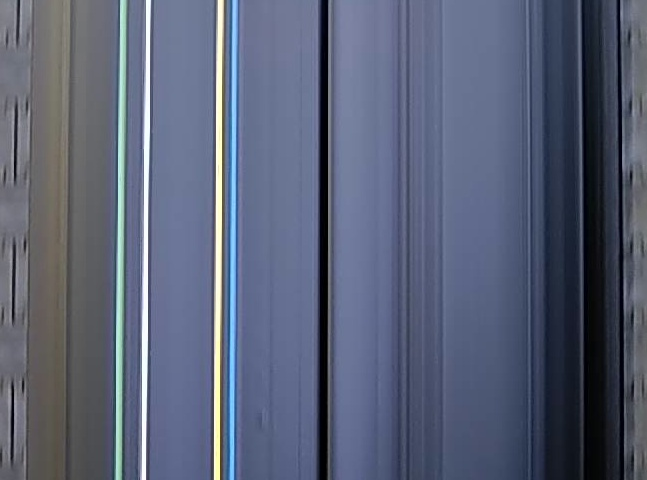
#> input picture reference.jpg, 647 x 480 px
$ python verify_quality.py
#> lines starting #> are read from the running program, lines starting #| are printed output that depends on the picture; after the words box and inside, x2 and y2 are one past the last pixel; in counts of white or black regions, pixels touching at a corner belong together
import cv2
import numpy as np
import os
import time
from dataclasses import dataclass
from typing import List, Dict, Tuple, Optional
from enum import Enum

MM_TO_PX = 3.2

# =========================================================
# ENUMS & DATA STRUCTURES
# =========================================================

class DefectType(Enum):
    COLOR_MISSING = "culoare_lipsa"
    LINE_SHIFTED = "linie_deplasata"
    WIDTH_WRONG = "latime_gresita"
    LINE_DEVIATED = "linie_deviata"
    LINE_BROKEN = "linie_intrerupta"


@dataclass
class Pattern:
    name: str
    colors: List[str]
    color_ranges: Dict[str, List[Tuple[List[int], List[int]]]]

    expected_widths: List[int]

    expected_positions_mm: Dict[str, float]
    expected_positions_px: Dict[str, int]

    tolerance_width: float = 0.5
    tolerance_position_mm: float = 6.0   # ±6 mm
    tolerance_straightness_mm: float = 2.0
    min_line_continuity: float = 0.85


@dataclass
class DefectReport:
    defect_type: DefectType
    severity: float
    position: Tuple[int, int]
    description: str
    confidence: float


@dataclass
class QualityResult:
    is_valid: bool
    defects: List[DefectReport]
    detected_lines: Dict[str, Dict]
    processing_time: float


# =========================================================
# MAIN CLASS
# =========================================================

class AdvancedTireQualityChecker:

    def __init__(self):
        self.patterns: Dict[str, Pattern] = {}
        self.current_pattern: Optional[Pattern] = None
        self._load_patterns()

    # -----------------------------------------------------

    def _load_patterns(self):
        expected_positions_mm = {
            "yellow": 15,
            "aqua": 40,
            "white": 70,
            "green": 80
        }

        expected_positions_px = {
            c: int(mm * MM_TO_PX)
            for c, mm in expected_positions_mm.items()
        }

        yawg = Pattern(
            name="YAWG",
            colors=["yellow", "aqua", "white", "green"],
            color_ranges={
                "green": [([65, 25, 130], [90, 255, 255])],
                "white": [([0, 0, 170], [180, 45, 255])],
                "yellow": [([18, 20, 140], [42, 255, 255])],
                "aqua": [([90, 40, 70], [130, 255, 255])]
            },
            expected_widths=[30, 30, 30, 30],
            expected_positions_mm=expected_positions_mm,
            expected_positions_px=expected_positions_px,
            tolerance_straightness_mm=2.5,
            min_line_continuity=0.85
        )

        self.patterns["YAWG"] = yawg
        self.current_pattern = yawg

    # =====================================================
    # CORE PIPELINE
    # =====================================================

    def analyze_image(self, image_path: str) -> QualityResult:
#> called with image_path = 'reference.jpg'
        start = time.time()
        image = cv2.imread(image_path)
#> image is the input picture: shape (480, 647, 3); mean B, G, R 119, 97.6, 89.9
        hsv = cv2.cvtColor(image, cv2.COLOR_BGR2HSV)
#> hsv: shape (480, 647, 3); mean H, S, V 105.7, 70.8, 120.2

        h, w = image.shape[:2]
#> h = 480; w = 647
        tire_center_x = w // 2
#> tire_center_x = 323

        detected = {}
        defects = []

        for idx, color in enumerate(self.current_pattern.colors):
            mask = self._detect_color(hsv, color)
            line = self._detect_vertical_line(mask)

            if not line:
                defects.append(
                    DefectReport(
                        DefectType.COLOR_MISSING,
                        1.0,
                        (tire_center_x, h // 2),
                        f"Linie {color} lipsa",
                        0.95
                    )
                )
                continue

            detected[color] = line

            # ----------------------------
            # WIDTH CHECK
            # ----------------------------
            expected_w = self.current_pattern.expected_widths[idx]
            if abs(line["width"] - expected_w) > expected_w * self.current_pattern.tolerance_width:
                defects.append(
                    DefectReport(
                        DefectType.WIDTH_WRONG,
                        0.6,
                        (line["x"], h // 2),
                        f"{color}: latime {line['width']}px (asteptat {expected_w})",
                        0.9
                    )
                )

            # ----------------------------
            # STRAIGHTNESS CHECK
            # ----------------------------
            max_dev_mm = line["max_deviation_px"] / MM_TO_PX
            if max_dev_mm > self.current_pattern.tolerance_straightness_mm:
                defects.append(
                    DefectReport(
                        DefectType.LINE_DEVIATED,
                        min(max_dev_mm / self.current_pattern.tolerance_straightness_mm, 1.0),
                        (line["x"], h // 2),
                        f"{color}: deviere max {max_dev_mm:.2f}mm",
                        0.9
                    )
                )

            # ----------------------------
            # CONTINUITY CHECK
            # ----------------------------
            if line["continuity"] < self.current_pattern.min_line_continuity:
                defects.append(
                    DefectReport(
                        DefectType.LINE_BROKEN,
                        min(1.0 - line["continuity"], 1.0),
                        (line["x"], h // 2),
                        f"{color}: continuitate {line['continuity']*100:.1f}%",
                        0.9
                    )
                )

            # ----------------------------
            # POSITION CHECK (CORE)
            # ----------------------------
            measured_px = abs(line["x"] - tire_center_x)
            expected_px = self.current_pattern.expected_positions_px[color]
            delta_px = abs(measured_px - expected_px)
            tolerance_px = int(self.current_pattern.tolerance_position_mm * MM_TO_PX)

            if delta_px > tolerance_px:
                defects.append(
                    DefectReport(
                        DefectType.LINE_SHIFTED,
                        min(delta_px / expected_px, 1.0),
                        (line["x"], h // 2),
                        (
                            f"{color}: {measured_px/MM_TO_PX:.1f}mm "
                            f"(nominal {expected_px/MM_TO_PX:.1f}±{self.current_pattern.tolerance_position_mm}mm)"
                        ),
                        0.95
                    )
                )
#> this loop made 4 passes
#> (valid_cols in _detect_vertical_line, x_left in _detect_vertical_line, x_right in _detect_vertical_line, cx in _detect_vertical_line, vx in _detect_vertical_line, vy in _detect_vertical_line, x0 in _detect_vertical_line, y0 in _detect_vertical_line) on passes 1, 4: ([215, 216, 217, 218, 219, 220, 221], 215, 221, 218, [0.0088], [-1], [218.4], [244.6]), ([117, 118, 119, 120, 121, 122, 123, 124, 125], 117, 125, 121, [0.0112], [-1], [120.7], [240.7])
#> (x_left in _detect_vertical_line, x_right in _detect_vertical_line, cx in _detect_vertical_line, vx in _detect_vertical_line, vy in _detect_vertical_line, x0 in _detect_vertical_line, y0 in _detect_vertical_line, max_deviation_px in _detect_vertical_line) on passes 2 to 3: (105, 632, 368, [0.673], [-0.74], [350.4], [232.8], 403.3), (142, 221, 181, [0.0383], [-0.999], [173.7], [219.9], 164.3)
#> pass 1, in analyze_image, `mask = self._detect_color(hsv, color)`:
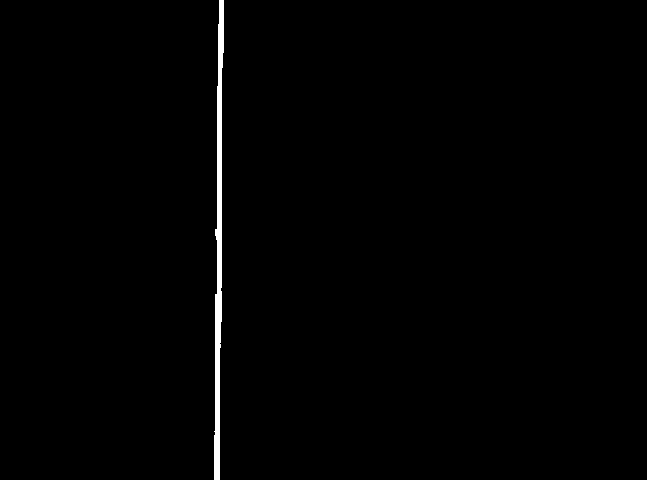
#> mask: shape (480, 647); 0.82% white; 1 white region, box (x1, y1, x2, y2) and area: (214, 0, 224, 480) 2553
#> pass 2, in analyze_image, `mask = self._detect_color(hsv, color)`:
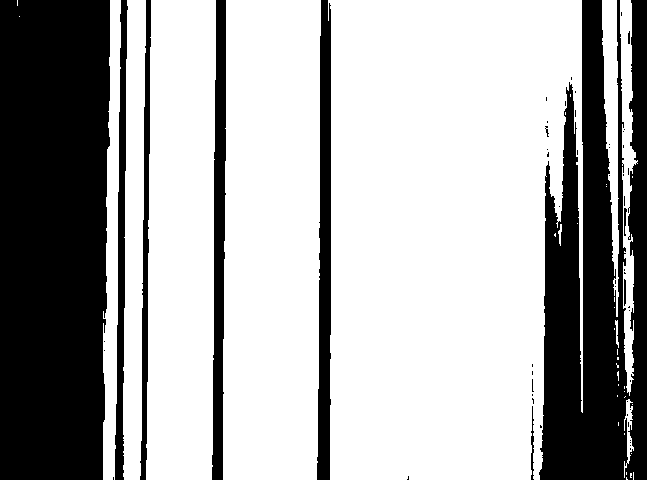
#> mask: shape (480, 647); 66.8% white; 56 black regions (45 under 20 px), largest, box (x1, y1, x2, y2) and area: (0, 0, 110, 480) 51126, (539, 0, 647, 480) 35331, (317, 0, 331, 480) 5415
#> pass 3, in analyze_image, `mask = self._detect_color(hsv, color)`:
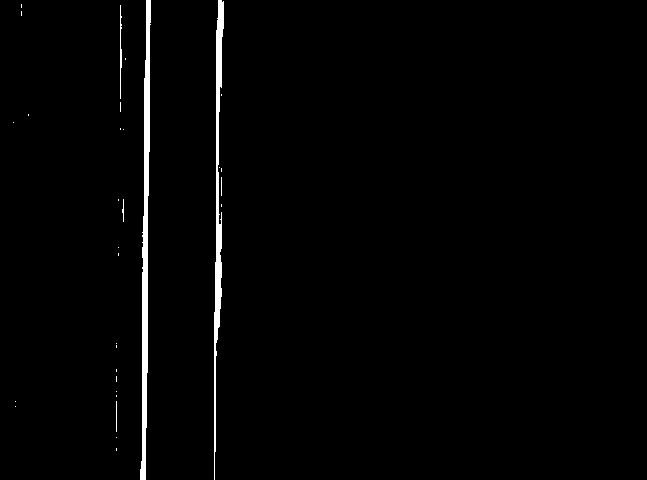
#> mask: shape (480, 647); 1.5% white; 31 white regions (26 under 20 px), largest, box (x1, y1, x2, y2) and area: (140, 0, 151, 480) 2514, (214, 0, 224, 480) 1917, (120, 5, 122, 99) 119, (116, 401, 117, 432) 31, (122, 199, 124, 222) 27
#> after the loop:
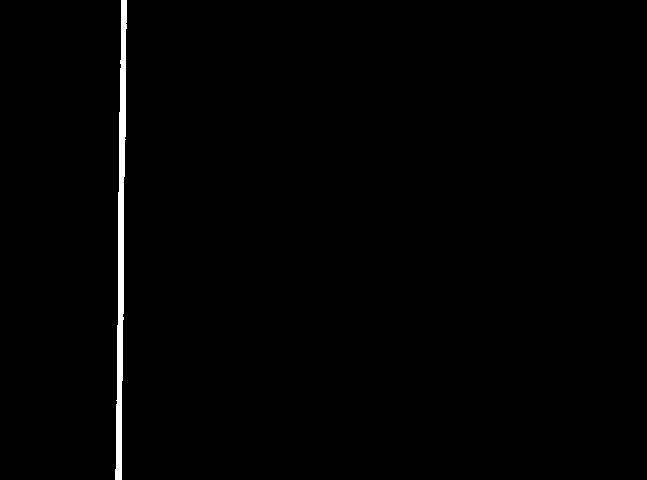
#> mask: shape (480, 647); 0.91% white; 1 white region, box (x1, y1, x2, y2) and area: (115, 0, 127, 480) 2836
#> after the loop, defects = 10 items; detected = 4 items

        return QualityResult(
            is_valid=len(defects) == 0,
            defects=defects,
            detected_lines=detected,
            processing_time=time.time() - start
        )

    # =====================================================
    # DETECTION UTILITIES
    # =====================================================

    def _detect_color(self, hsv, color):
        mask_total = None
        for low, high in self.current_pattern.color_ranges[color]:
            m = cv2.inRange(hsv, np.array(low), np.array(high))
            mask_total = m if mask_total is None else cv2.bitwise_or(mask_total, m)
        return mask_total

    def _detect_vertical_line(self, mask) -> Optional[Dict]:
        """
        Detectie ROBUSTA pentru linii verticale fragmentate
        (PROIECTIE PE AXA X)
        """
        h, w = mask.shape
        col_sum = np.sum(mask > 0, axis=0)

        valid_cols = np.where(col_sum > h * 0.25)[0]
        if len(valid_cols) < 5:
            return None

        x_left = int(valid_cols[0])
        x_right = int(valid_cols[-1])
        cx = (x_left + x_right) // 2

        ys, xs = np.where(mask > 0)
        if len(xs) < 50:
            return None

        continuity_rows = np.unique(ys)
        continuity = len(continuity_rows) / float(h)

        vx, vy, x0, y0 = cv2.fitLine(
            np.column_stack((xs, ys)).astype(np.float32),
            cv2.DIST_L2,
            0,
            0.01,
            0.01
        )
        dx = xs - x0
        dy = ys - y0
        denom = np.hypot(vx, vy)
        distances = np.abs(vx * dy - vy * dx) / denom
        max_deviation_px = float(np.max(distances)) if len(distances) else 0.0

        return {
            "x": cx,
            "width": x_right - x_left + 1,
            "bounding_box": (x_left, 0, x_right - x_left + 1, h),
            "max_deviation_px": max_deviation_px,
            "continuity": continuity
        }


# =========================================================
# QUICK TEST
# =========================================================

if __name__ == "__main__":
    qc = AdvancedTireQualityChecker()
    result = qc.analyze_image("reference.jpg")

    print("VALID:", result.is_valid)
#| VALID: False
    for d in result.defects:
        print(d.description)
#> this loop made 10 passes
#| yellow: latime 7px (asteptat 30)
#| yellow: 32.8mm (nominal 15.0±6.0mm)
#| aqua: latime 528px (asteptat 30)
#| aqua: deviere max 126.03mm
#| aqua: 14.1mm (nominal 40.0±6.0mm)
#| white: latime 80px (asteptat 30)
#| white: deviere max 51.35mm
#| white: 44.4mm (nominal 70.0±6.0mm)
#> (further printed lines are left out)
